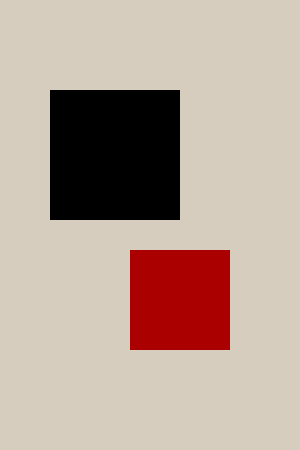
Frame 1 (no input)
Frame 60 (the mouse pressed at the canvas centre just before this capture): identical to frame 1, image omitted
Frame 120 (the mouse held since frame 60 and released just before this capture): identical to frame 1, image omitted

The Processing sketch that drew this single still picture (run headless with seeded random() and noise(); from frame 60 on, the mouse is pressed at the canvas centre):

// Processing sketch: Malevich_2_2SquaresByTF
// ── Malevich_2_2SquaresByTF.pde

void setup()
{
  size(300,450);
}

void draw()
{
  background(215,205,190);
  
  rectMode(CENTER);
  
  // draw black square
  noStroke();
  fill(0);
  resetMatrix(); 
  rect(115,155,130,130);
  
  // draw red square
  fill(170,0,0); // color
  translate(180,300);
  //rotate(-TWO_PI/24);
  rect(0,0,100,100);
}
